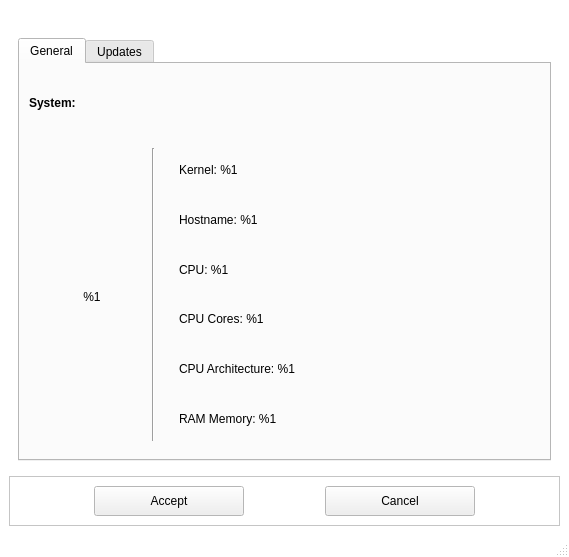
<?xml version="1.0" encoding="UTF-8"?>
<ui version="4.0">
 <class>CADI</class>
 <widget class="QMainWindow" name="CADI">
  <property name="geometry">
   <rect>
    <x>0</x>
    <y>0</y>
    <width>569</width>
    <height>557</height>
   </rect>
  </property>
  <property name="palette">
   <palette>
    <active>
     <colorrole role="Base">
      <brush brushstyle="SolidPattern">
       <color alpha="255">
        <red>255</red>
        <green>255</green>
        <blue>255</blue>
       </color>
      </brush>
     </colorrole>
     <colorrole role="Window">
      <brush brushstyle="SolidPattern">
       <color alpha="255">
        <red>255</red>
        <green>255</green>
        <blue>255</blue>
       </color>
      </brush>
     </colorrole>
    </active>
    <inactive>
     <colorrole role="Base">
      <brush brushstyle="SolidPattern">
       <color alpha="255">
        <red>255</red>
        <green>255</green>
        <blue>255</blue>
       </color>
      </brush>
     </colorrole>
     <colorrole role="Window">
      <brush brushstyle="SolidPattern">
       <color alpha="255">
        <red>255</red>
        <green>255</green>
        <blue>255</blue>
       </color>
      </brush>
     </colorrole>
    </inactive>
    <disabled>
     <colorrole role="Base">
      <brush brushstyle="SolidPattern">
       <color alpha="255">
        <red>255</red>
        <green>255</green>
        <blue>255</blue>
       </color>
      </brush>
     </colorrole>
     <colorrole role="Window">
      <brush brushstyle="SolidPattern">
       <color alpha="255">
        <red>255</red>
        <green>255</green>
        <blue>255</blue>
       </color>
      </brush>
     </colorrole>
    </disabled>
   </palette>
  </property>
  <property name="windowTitle">
   <string>CADI Update</string>
  </property>
  <property name="windowIcon">
   <iconset>
    <normaloff>../../../../../../../../usr/share/caditray/img/caditray.png</normaloff>../../../../../../../../usr/share/caditray/img/caditray.png</iconset>
  </property>
  <widget class="QWidget" name="centralwidget">
   <layout class="QGridLayout" name="gridLayout_2">
    <item row="0" column="1">
     <widget class="QWidget" name="widget" native="true">
      <layout class="QGridLayout" name="gridLayout_5">
       <item row="0" column="3">
        <widget class="QLabel" name="label_7">
         <property name="text">
          <string/>
         </property>
         <property name="pixmap">
          <pixmap>../../../../../../../../usr/share/caditray/img/bitnami-logo.png</pixmap>
         </property>
         <property name="alignment">
          <set>Qt::AlignBottom|Qt::AlignLeading|Qt::AlignLeft</set>
         </property>
        </widget>
       </item>
       <item row="1" column="3">
        <widget class="QTabWidget" name="tabWidget">
         <property name="currentIndex">
          <number>0</number>
         </property>
         <widget class="QWidget" name="General">
          <attribute name="title">
           <string>General</string>
          </attribute>
          <layout class="QGridLayout" name="gridLayout_6">
           <item row="0" column="0" colspan="2">
            <widget class="QLabel" name="label_8">
             <property name="maximumSize">
              <size>
               <width>16777215</width>
               <height>60</height>
              </size>
             </property>
             <property name="font">
              <font>
               <weight>75</weight>
               <bold>true</bold>
              </font>
             </property>
             <property name="text">
              <string>System:</string>
             </property>
            </widget>
           </item>
           <item row="2" column="0" rowspan="2">
            <widget class="QFrame" name="frame_5">
             <property name="maximumSize">
              <size>
               <width>135</width>
               <height>16777215</height>
              </size>
             </property>
             <property name="frameShape">
              <enum>QFrame::NoFrame</enum>
             </property>
             <property name="frameShadow">
              <enum>QFrame::Raised</enum>
             </property>
             <layout class="QGridLayout" name="gridLayout_8">
              <item row="1" column="0">
               <widget class="QLabel" name="L_distName">
                <property name="minimumSize">
                 <size>
                  <width>0</width>
                  <height>30</height>
                 </size>
                </property>
                <property name="maximumSize">
                 <size>
                  <width>16777215</width>
                  <height>30</height>
                 </size>
                </property>
                <property name="text">
                 <string>%1</string>
                </property>
                <property name="alignment">
                 <set>Qt::AlignCenter</set>
                </property>
               </widget>
              </item>
              <item row="2" column="0">
               <spacer name="verticalSpacer">
                <property name="orientation">
                 <enum>Qt::Vertical</enum>
                </property>
                <property name="sizeHint" stdset="0">
                 <size>
                  <width>20</width>
                  <height>40</height>
                 </size>
                </property>
               </spacer>
              </item>
              <item row="0" column="0">
               <widget class="QLabel" name="ILogoDistro">
                <property name="minimumSize">
                 <size>
                  <width>128</width>
                  <height>128</height>
                 </size>
                </property>
                <property name="maximumSize">
                 <size>
                  <width>128</width>
                  <height>128</height>
                 </size>
                </property>
                <property name="text">
                 <string/>
                </property>
                <property name="pixmap">
                 <pixmap>../../../../../../../../usr/share/caditray/img/kademar.png</pixmap>
                </property>
                <property name="scaledContents">
                 <bool>true</bool>
                </property>
                <property name="wordWrap">
                 <bool>true</bool>
                </property>
               </widget>
              </item>
              <item row="0" column="1" rowspan="3">
               <widget class="Line" name="line">
                <property name="orientation">
                 <enum>Qt::Vertical</enum>
                </property>
               </widget>
              </item>
             </layout>
            </widget>
           </item>
           <item row="2" column="1" rowspan="2">
            <widget class="QFrame" name="frame_2">
             <property name="frameShape">
              <enum>QFrame::NoFrame</enum>
             </property>
             <property name="frameShadow">
              <enum>QFrame::Raised</enum>
             </property>
             <layout class="QGridLayout" name="gridLayout_4">
              <item row="5" column="0">
               <widget class="QLabel" name="LRam">
                <property name="text">
                 <string>RAM Memory: %1</string>
                </property>
               </widget>
              </item>
              <item row="3" column="0">
               <widget class="QLabel" name="LCpuCores">
                <property name="text">
                 <string>CPU Cores: %1</string>
                </property>
               </widget>
              </item>
              <item row="1" column="0">
               <widget class="QLabel" name="LHostname">
                <property name="text">
                 <string>Hostname: %1</string>
                </property>
               </widget>
              </item>
              <item row="0" column="0">
               <widget class="QLabel" name="LKernel">
                <property name="text">
                 <string>Kernel: %1</string>
                </property>
                <property name="textFormat">
                 <enum>Qt::PlainText</enum>
                </property>
               </widget>
              </item>
              <item row="2" column="0">
               <widget class="QLabel" name="LCpu">
                <property name="text">
                 <string>CPU: %1</string>
                </property>
               </widget>
              </item>
              <item row="4" column="0">
               <widget class="QLabel" name="LCpuArch">
                <property name="text">
                 <string>CPU Architecture: %1</string>
                </property>
               </widget>
              </item>
             </layout>
            </widget>
           </item>
          </layout>
         </widget>
         <widget class="QWidget" name="tab_2">
          <attribute name="title">
           <string>Updates</string>
          </attribute>
          <layout class="QGridLayout" name="gridLayout">
           <item row="0" column="1">
            <widget class="QLabel" name="label_2">
             <property name="minimumSize">
              <size>
               <width>48</width>
               <height>48</height>
              </size>
             </property>
             <property name="maximumSize">
              <size>
               <width>48</width>
               <height>48</height>
              </size>
             </property>
             <property name="text">
              <string/>
             </property>
             <property name="pixmap">
              <pixmap>../../../../../../../../usr/share/caditray/img/distro-upgrade.png</pixmap>
             </property>
             <property name="scaledContents">
              <bool>true</bool>
             </property>
            </widget>
           </item>
           <item row="3" column="1" colspan="3">
            <widget class="QFrame" name="frame">
             <property name="maximumSize">
              <size>
               <width>16777215</width>
               <height>50</height>
              </size>
             </property>
             <property name="frameShape">
              <enum>QFrame::NoFrame</enum>
             </property>
             <property name="frameShadow">
              <enum>QFrame::Raised</enum>
             </property>
             <layout class="QGridLayout" name="gridLayout_3">
              <item row="0" column="0">
               <widget class="QPushButton" name="B_checkUpdatesNow">
                <property name="minimumSize">
                 <size>
                  <width>0</width>
                  <height>30</height>
                 </size>
                </property>
                <property name="maximumSize">
                 <size>
                  <width>300</width>
                  <height>16777215</height>
                 </size>
                </property>
                <property name="text">
                 <string>Check updates Now</string>
                </property>
               </widget>
              </item>
             </layout>
            </widget>
           </item>
           <item row="0" column="2" colspan="2">
            <widget class="QComboBox" name="CBUpgrade">
             <item>
              <property name="text">
               <string>Automatic Update (Recommended)</string>
              </property>
             </item>
             <item>
              <property name="text">
               <string>Manual Update - Download Only</string>
              </property>
             </item>
             <item>
              <property name="text">
               <string>No Update - Just Warn</string>
              </property>
             </item>
             <item>
              <property name="text">
               <string>No Update</string>
              </property>
             </item>
            </widget>
           </item>
           <item row="1" column="1" colspan="3">
            <widget class="QCheckBox" name="CHUpgrade3G">
             <property name="text">
              <string>Actualizar estando conectado a redes 3G (No Recomendado)</string>
             </property>
            </widget>
           </item>
          </layout>
         </widget>
        </widget>
       </item>
      </layout>
     </widget>
    </item>
    <item row="1" column="1">
     <widget class="QFrame" name="frame_4">
      <property name="maximumSize">
       <size>
        <width>16777215</width>
        <height>50</height>
       </size>
      </property>
      <property name="frameShape">
       <enum>QFrame::StyledPanel</enum>
      </property>
      <property name="frameShadow">
       <enum>QFrame::Raised</enum>
      </property>
      <layout class="QGridLayout" name="gridLayout_7">
       <item row="0" column="4">
        <spacer name="horizontalSpacer_2">
         <property name="orientation">
          <enum>Qt::Horizontal</enum>
         </property>
         <property name="sizeHint" stdset="0">
          <size>
           <width>40</width>
           <height>20</height>
          </size>
         </property>
        </spacer>
       </item>
       <item row="0" column="2">
        <spacer name="horizontalSpacer">
         <property name="orientation">
          <enum>Qt::Horizontal</enum>
         </property>
         <property name="sizeHint" stdset="0">
          <size>
           <width>40</width>
           <height>20</height>
          </size>
         </property>
        </spacer>
       </item>
       <item row="0" column="1">
        <widget class="QPushButton" name="acceptButton">
         <property name="minimumSize">
          <size>
           <width>150</width>
           <height>30</height>
          </size>
         </property>
         <property name="text">
          <string>Accept</string>
         </property>
        </widget>
       </item>
       <item row="0" column="0">
        <spacer name="horizontalSpacer_3">
         <property name="orientation">
          <enum>Qt::Horizontal</enum>
         </property>
         <property name="sizeHint" stdset="0">
          <size>
           <width>40</width>
           <height>20</height>
          </size>
         </property>
        </spacer>
       </item>
       <item row="0" column="3">
        <widget class="QPushButton" name="cancelButton">
         <property name="minimumSize">
          <size>
           <width>150</width>
           <height>0</height>
          </size>
         </property>
         <property name="maximumSize">
          <size>
           <width>16777215</width>
           <height>30</height>
          </size>
         </property>
         <property name="text">
          <string>Cancel</string>
         </property>
        </widget>
       </item>
      </layout>
     </widget>
    </item>
   </layout>
  </widget>
  <widget class="QMenuBar" name="menubar">
   <property name="enabled">
    <bool>true</bool>
   </property>
   <property name="geometry">
    <rect>
     <x>0</x>
     <y>0</y>
     <width>569</width>
     <height>20</height>
    </rect>
   </property>
  </widget>
  <widget class="QStatusBar" name="statusbar"/>
  <action name="actionStop_Server">
   <property name="icon">
    <iconset>
     <normaloff>../../../../../../../../usr/share/caditray/img/vermell_p.png</normaloff>../../../../../../../../usr/share/caditray/img/vermell_p.png</iconset>
   </property>
   <property name="text">
    <string>S&amp;top Server</string>
   </property>
  </action>
  <action name="actionStart_Server">
   <property name="icon">
    <iconset>
     <normaloff>../../../../../../../../usr/share/caditray/img/verd_p.png</normaloff>../../../../../../../../usr/share/caditray/img/verd_p.png</iconset>
   </property>
   <property name="text">
    <string>&amp;Start Server</string>
   </property>
  </action>
  <action name="actionExit">
   <property name="icon">
    <iconset>
     <normaloff>../../../../../../../../usr/share/caditray/img/exit.png</normaloff>../../../../../../../../usr/share/caditray/img/exit.png</iconset>
   </property>
   <property name="text">
    <string>E&amp;xit</string>
   </property>
  </action>
  <action name="actionRestart_Server">
   <property name="icon">
    <iconset>
     <normaloff>../../../../../../../../usr/share/caditray/img/taronja_p.png</normaloff>../../../../../../../../usr/share/caditray/img/taronja_p.png</iconset>
   </property>
   <property name="text">
    <string>&amp;Restart Server</string>
   </property>
  </action>
  <action name="actionManage_Stacks">
   <property name="icon">
    <iconset>
     <normaloff>../../../../../../../../usr/share/caditray/img/config.png</normaloff>../../../../../../../../usr/share/caditray/img/config.png</iconset>
   </property>
   <property name="text">
    <string>&amp;Manage Stacks</string>
   </property>
  </action>
  <action name="actionOpen_Browser">
   <property name="icon">
    <iconset>
     <normaloff>../../../../../../../../usr/share/caditray/img/browse.png</normaloff>../../../../../../../../usr/share/caditray/img/browse.png</iconset>
   </property>
   <property name="text">
    <string>&amp;Open Browser</string>
   </property>
  </action>
  <action name="actionKademar">
   <property name="text">
    <string>kademar</string>
   </property>
  </action>
  <action name="actionKademar_2">
   <property name="text">
    <string>kademar</string>
   </property>
  </action>
  <action name="actionAdmin">
   <property name="text">
    <string>admin</string>
   </property>
  </action>
  <action name="actionOpen_File_Manger">
   <property name="icon">
    <iconset>
     <normaloff>../../../../../../../../usr/share/caditray/img/filemanager.png</normaloff>../../../../../../../../usr/share/caditray/img/filemanager.png</iconset>
   </property>
   <property name="text">
    <string>&amp;FTP Apps</string>
   </property>
  </action>
  <action name="actionBitnami_Documentation">
   <property name="icon">
    <iconset>
     <normaloff>../../../../../../../../usr/share/caditray/img/bitnamistack.png</normaloff>../../../../../../../../usr/share/caditray/img/bitnamistack.png</iconset>
   </property>
   <property name="text">
    <string>&amp;Bitnami Documentation</string>
   </property>
  </action>
  <action name="actionApache_Documentation">
   <property name="icon">
    <iconset>
     <normaloff>../../../../../../../../usr/share/caditray/img/apache.png</normaloff>../../../../../../../../usr/share/caditray/img/apache.png</iconset>
   </property>
   <property name="text">
    <string>&amp;Apache Documentation</string>
   </property>
  </action>
  <action name="actionIi">
   <property name="text">
    <string>ii</string>
   </property>
  </action>
  <action name="actionOl">
   <property name="text">
    <string>ol</string>
   </property>
  </action>
  <action name="actionKademar_3">
   <property name="text">
    <string>kademar</string>
   </property>
  </action>
  <action name="actionAdmin_2">
   <property name="text">
    <string>kademar</string>
   </property>
  </action>
  <action name="actionAdmin_3">
   <property name="text">
    <string>admin</string>
   </property>
  </action>
  <action name="actionMake_public_any_BitNami_Stack">
   <property name="icon">
    <iconset>
     <normaloff>../../../../../../../../usr/share/caditray/img/bitnamistack.png</normaloff>../../../../../../../../usr/share/caditray/img/bitnamistack.png</iconset>
   </property>
   <property name="text">
    <string>&amp;Make public any BitNami Stack</string>
   </property>
  </action>
  <action name="actionBitNami_LAMP_Stack_Readme">
   <property name="icon">
    <iconset>
     <normaloff>../../../../../../../../usr/share/caditray/img/bitnamistack.png</normaloff>../../../../../../../../usr/share/caditray/img/bitnamistack.png</iconset>
   </property>
   <property name="text">
    <string>BitNami &amp;LAMP Stack Readme</string>
   </property>
  </action>
  <action name="actionApps">
   <property name="icon">
    <iconset>
     <normaloff>../../../../../../../../usr/share/caditray/img/bitnamistack.png</normaloff>../../../../../../../../usr/share/caditray/img/bitnamistack.png</iconset>
   </property>
   <property name="text">
    <string>A&amp;pps</string>
   </property>
  </action>
  <action name="actionComponents">
   <property name="icon">
    <iconset>
     <normaloff>../../../../../../../../usr/share/caditray/img/bitnamistack.png</normaloff>../../../../../../../../usr/share/caditray/img/bitnamistack.png</iconset>
   </property>
   <property name="text">
    <string>&amp;Components</string>
   </property>
  </action>
  <action name="actionMultiple_instances_of_the_same_App">
   <property name="icon">
    <iconset>
     <normaloff>../../../../../../../../usr/share/caditray/img/bitnamistack.png</normaloff>../../../../../../../../usr/share/caditray/img/bitnamistack.png</iconset>
   </property>
   <property name="text">
    <string>Multiple &amp;instances of the same App</string>
   </property>
  </action>
  <action name="actionRoot">
   <property name="text">
    <string>root</string>
   </property>
  </action>
  <action name="actionAutostart_on_boot">
   <property name="text">
    <string>Autostart on boot</string>
   </property>
  </action>
  <action name="actionOpen_Cache_Stack">
   <property name="icon">
    <iconset>
     <normaloff>../../../../../../../../usr/share/caditray/img/filemanager.png</normaloff>../../../../../../../../usr/share/caditray/img/filemanager.png</iconset>
   </property>
   <property name="text">
    <string>&amp;Cache Stacks</string>
   </property>
  </action>
  <action name="actionStart_on_tray">
   <property name="text">
    <string>Start on tray</string>
   </property>
  </action>
  <action name="actionBitNami_Custom_PHP_application">
   <property name="icon">
    <iconset>
     <normaloff>../../../../../../../../usr/share/caditray/img/bitnamistack.png</normaloff>../../../../../../../../usr/share/caditray/img/bitnamistack.png</iconset>
   </property>
   <property name="text">
    <string>BitNami Custom PHP application</string>
   </property>
  </action>
  <action name="actionBitNami_AMP_Stacks">
   <property name="icon">
    <iconset>
     <normaloff>../../../../../../../../usr/share/caditray/img/bitnamistack.png</normaloff>../../../../../../../../usr/share/caditray/img/bitnamistack.png</iconset>
   </property>
   <property name="text">
    <string>BitNami AMP Stacks</string>
   </property>
  </action>
 </widget>
 <resources/>
 <connections/>
</ui>
